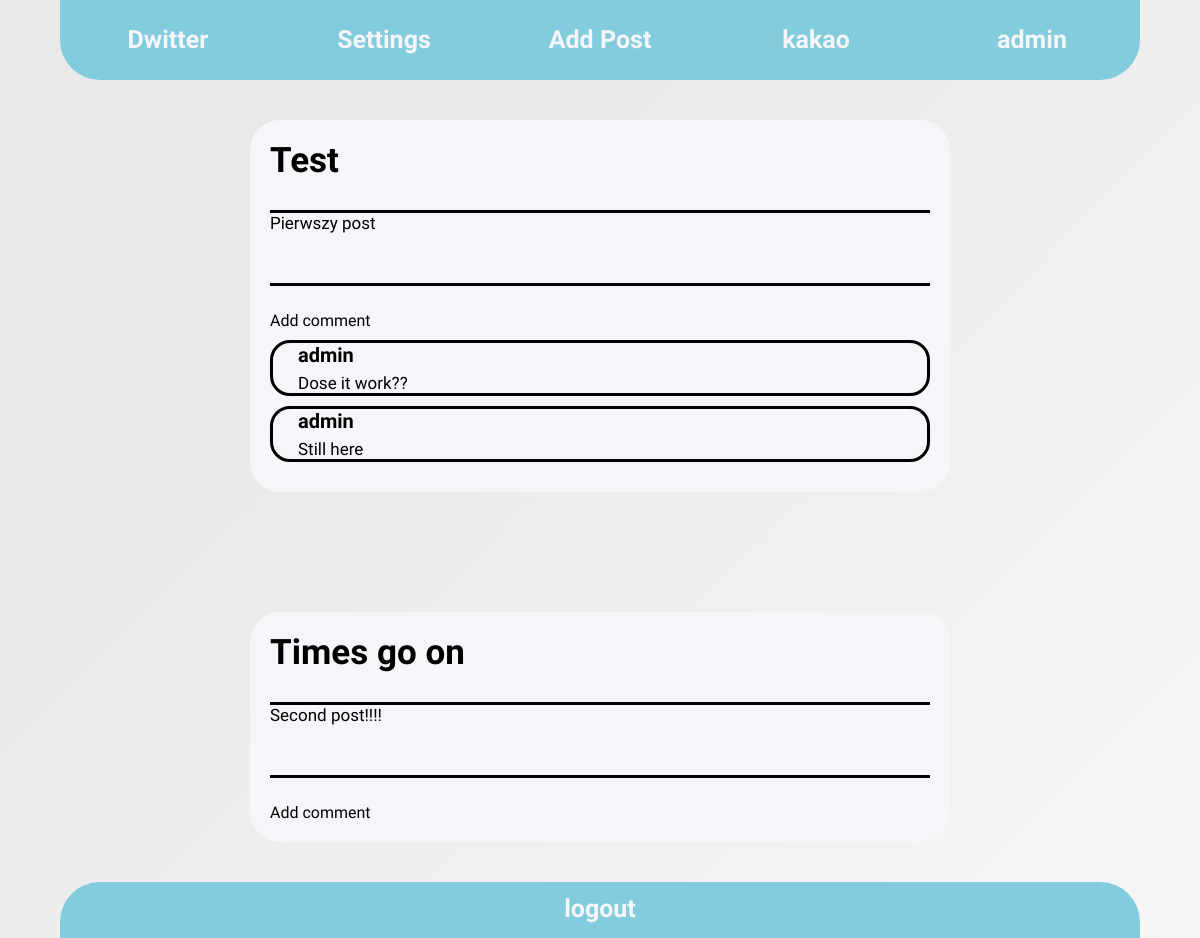
The app's page /home/ (signed in) with its own data.
### main/models.py (models this page shows)
class Post(models.Model):
    author = models.ForeignKey(User, on_delete=models.CASCADE)
    add_date = models.DateTimeField(default='')
    title = models.CharField(max_length=80, default='')
    text = models.TextField(blank=True)

class Comment(models.Model):
    author = models.ForeignKey(User, on_delete=models.CASCADE)
    post = models.ForeignKey(Post, on_delete=models.CASCADE)
    add_date = models.DateTimeField(default='')
    text = models.TextField(default='')

### main/views.py (the view)
# urls.py: 2. Add a URL to urlpatterns:  path('', views.home, name='home')
def home(response):
    if not response.user.is_authenticated:
        return redirect('login')
    posts = Post.objects.all()
    return render(response, 'main/MainPage.html', {'posts': posts})

### main/templates/main/MainPage.html (shortened to what this page needs)
{% load static %}
<!DOCTYPE html>
<html lang="en">
<head>
    <link rel="stylesheet" type="text/css" href="{% static 'css/styleMainPage.css' %}">
</head>
<body>
    <div id="container">
        <div id="top">
            <div class="topOption">
                <a href="/home">Dwitter</a>
            </div>
            <div class="topOption">
                Settings
            </div>
            <div class="topOption">
                <a href="/add-post">Add Post</a>
            </div>
            <div class="topProfile">
                kakao
            </div>
            <div class="topProfile">
               {{ user.get_username }}
            </div>
        </div>
        <div id="middle">
            <ul>
                {% for post in posts %}
                <li class="post">
                    <div class="postTitle">
                        {{ post.title }}
                    </div>
                    <div class="postContent">
                        {{ post.text }}
                    </div>
                    <div class="postAddComment"> Add comment</div>
                    <ul>
                        {% for comment in post.comment_set.all %}
                        <li class="postComment">
                            <div class="postAuthor">{{ comment.author }}</div>
                            {{ comment.text }}
                        </li>
                        {% endfor %}
                    </ul>
                </li>
                {% endfor %}
            </ul>
        </div>
        <div id="bottom">
            <div id="logout">
                <a href="/logout">logout</a>
            </div>
        </div>
    </div>
</body>
</html>

### main/static/css/styleMainPage.css (style rules this page uses)
body { margin: 0; padding: 0; font-family: 'Baloo Bhaijaan 2', cursive; font-weight: 400; background-color: #f6f6f6; background-image: linear-gradient(315deg, #f6f6f6 0%, #e9e9e9 74%); height: 100%; overflow: auto; }
#top { position: fixed; top: 0; margin: 0 5vw; width: 90vw; height: 10vh; background-color: #82ccdd; color: #f5f6fa; border-bottom-left-radius: 40px; border-bottom-right-radius: 40px; overflow: hidden; font-size: 25px; font-weight: bold; z-index: 100; }
#top .topOption { text-align: center; float: left; padding: 25px 0; height: 100%; width: 20%; }
#top .topProfile { text-align: center; float: left; padding: 25px 0; height: 100%; width: 20%; }
#top .topOption a { text-decoration: none; color: #f5f6fa; }
#middle { margin-bottom: 10vh; width: auto; overflow: auto; }
#middle ul { list-style: none; padding-left: 0; }
#middle ul .post { position: relative; width: 700px; box-sizing: border-box; margin: 15vh auto 0 auto; border-radius: 30px; background-color: #f5f6fa; height: auto; padding: 20px; }
#middle ul li .postTitle { border-bottom: 3px solid black; min-height: 70px; height: auto; text-align: justify; font-size: 35px; font-weight: bold; }
#middle ul li .postContent { min-height: 70px; height: auto; text-align: justify; font-size: 17px; margin-bottom: 25px; border-bottom: 3px solid black; }
#middle ul li ul .postComment { margin: 10px 0; border: 3px black solid; border-radius: 20px; min-height: 50px; height: auto; padding-left: 25px; padding-right: 10px; text-align: justify; font-size: 17px; }
#middle ul li ul .postAuthor { height: 30px; text-align: justify; font-size: 20px; font-weight: bold; }
#bottom { position: fixed; bottom: 0; margin: 0 5vw; width: 90vw; height: 7vh; background-color: #82ccdd; color: #f5f6fa; border-top-left-radius: 40px; border-top-right-radius: 40px; text-align: center; overflow: hidden; font-size: 25px; font-weight: bold; z-index: 100; }
#bottom a { color: #f5f6fa; text-decoration: none; }
#bottom #logout { margin: 12px; }

### records on screen
Post: title "Test", text "Pierwszy post"
Comment: author "admin", text "Dose it work??"
Comment: author "admin", text "Still here"
Post: title "Times go on", text "Second post!!!!"

### other values on screen
{{ user.get_username }} "admin"
